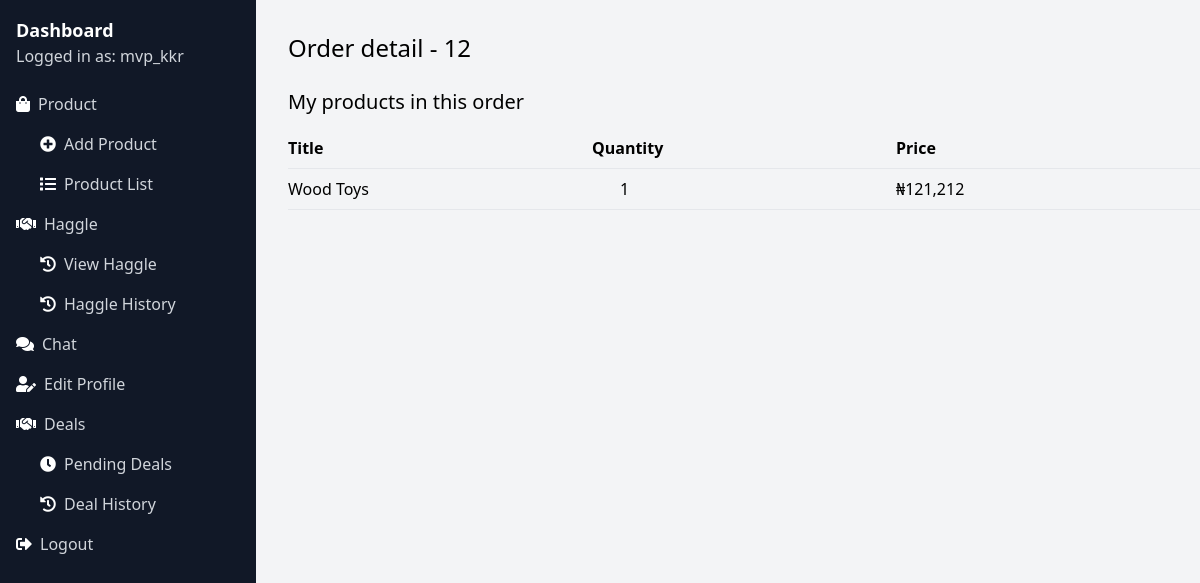
/vendor/my-store/order-detail/12/ (signed in), run on the app's committed database.
### core/models.py (models this page shows, shortened)
class Order(models.Model):
    first_name = models.CharField(max_length=255)
    last_name = models.CharField(max_length=255)
    address = models.CharField(max_length=255)
    paid_amount = models.IntegerField(blank=True, null=True)
    is_paid = models.BooleanField(default=False)
    created_by = models.ForeignKey(User, related_name='orders', on_delete=models.SET_NULL, null=True)
    created_at = models.DateTimeField(auto_now_add=True)
    is_completed = models.BooleanField(default=False)
    date_completed = models.DateTimeField(null=True, blank=True)

class OrderItem(models.Model):
    order = models.ForeignKey(Order, related_name='items', on_delete=models.CASCADE)
    product = models.ForeignKey(Product, related_name='items', on_delete=models.CASCADE)
    price = models.IntegerField()
    quantity = models.IntegerField(default=1)
    is_delivered = models.BooleanField(default=False)
    def get_new_display(self):
        price = self.price * self.quantity
        total_cost_str = str(price)[::-1]
        formatted_cost = ",".join([total_cost_str[i:i+3] for i in range(0, len(total_cost_str), 3)])
        return formatted_cost[::-1]

class Product(models.Model):
    DRAFT = 'draft'
    WAITING_APPROVAL = 'waitingapproval'
    ACTIVE = 'active'
    DELETED = 'deleted'
    STATUS_CHOICES = (
        (DRAFT, 'Draft'),
        (WAITING_APPROVAL, 'Waiting approval'),
        (ACTIVE, 'Active'),
        (DELETED, 'Deleted'),
    )
    user = models.ForeignKey(User, related_name='products', on_delete=models.CASCADE)
    category = models.ForeignKey(Category, related_name='products', on_delete=models.CASCADE)
    title = models.CharField(max_length=50)
    slug = models.SlugField(max_length=50)
    description = models.TextField(blank=True)
    price = models.IntegerField()
    image = models.ImageField(upload_to='uploads/product_images', blank=True, null=True)
    thumbnail = models.ImageField(upload_to='uploads/product_images/thumbnail', blank=True, null=True)
    created_at = models.DateTimeField(auto_now_add=True)
    updated_at = models.DateTimeField(auto_now=True)
    status = models.CharField(max_length=50, choices=STATUS_CHOICES, default=ACTIVE)
    class Meta:
        ordering = ('-created_at',)

### userprofile/views.py (the view)
# urls.py: path('my-store/order-detail/<int:pk>/', views.my_store_order_detail, name='my_store_order_detail'),
@login_required
def my_store_order_detail(request, pk):
    order = get_object_or_404(Order, pk=pk)
    return render(request, 'userprofile/order_detail.html', {
        'order': order
    })

### core/context_processors.py (called while the page is built)
def cart(request):
    return {'cart': Cart(request)}

### userprofile/templates/userprofile/order_detail.html (shortened to what this page needs)
{% extends 'userprofile/base.html' %}
{% block content %}
    <h1 class="mb-6 text-2xl">Order detail - {{ order.id }}</h1>
    <h2 class="mb-3 text-xl">My products in this order</h2>
    <div class="flex flex-wrap border-b border-gray-200 py-2">
        <div class="w-1/3">
            <strong>Title</strong>
        </div>
        <div class="w-1/3">
            <strong>Quantity</strong>
        </div>
        <div class="w-1/3">
            <strong>Price</strong>
        </div>
    </div>
    {% for item in order.items.all %}
        {% if item.product.user == request.user %}
            <div class="flex flex-wrap items-center border-b border-gray-200 py-2">
                <div class="w-1/3">
                    {{ item.product.title }}
                </div>
                <div class="w-1/3 pl-7">
                    {{ item.quantity }}
                </div>
                <div class="w-1/3">
                    ₦{{ item.get_new_display }}
                </div>
            </div>
        {% endif %}
    {% endfor %}
{% endblock %}

### userprofile/templates/userprofile/base.html (shortened to what this page needs)
<!DOCTYPE html>
<html lang="en">
<head>
    <link href="https://cdn.jsdelivr.net/npm/tailwindcss@2.2.19/dist/tailwind.min.css" rel="stylesheet">
    <link rel="stylesheet" href="https://cdnjs.cloudflare.com/ajax/libs/font-awesome/5.15.4/css/all.min.css"
/>
</head>
<body class="bg-gray-100 flex h-screen">
    <div class="w-64 bg-gray-900 overflow-y-auto">
        <div class="py-4">
            <h2 class="text-white text-lg font-semibold px-4"><a href="{% url 'my_store' %}">Dashboard</a></h2>
            <p class="text-gray-300 px-4">Logged in as: {{ request.user.username }}</p>
        </div>
        <ul class="sidebar-menu">
            <li>
                <a href="#" class="block text-gray-300 hover:text-white flex items-center px-4 py-2">
                    <i class="fas fa-shopping-bag text-white mr-2"></i>Product
                </a>
                <ul class="ml-8">
                    <li><a href="{% url 'add_product' %}" class="block text-gray-300 hover:text-white pl-2 py-2"><i class="fas fa-plus-circle text-white mr-2"></i>Add Product</a></li>
                    <li><a href="{% url 'my_products' %}" class="block text-gray-300 hover:text-white pl-2 py-2"><i class="fas fa-list text-white mr-2"></i>Product List</a></li>
                </ul>
            </li>
            <li>
                <a href="#" class="block text-gray-300 hover:text-white flex items-center px-4 py-2">
                    <i class="fas fa-handshake text-white mr-2"></i>Haggle
                </a>
                <ul class="ml-8">
                    <li><a href="{% url 'haggle_view' %}" class="block text-gray-300 hover:text-white pl-2 py-2"><i class="fas fa-history text-white mr-2"></i>View Haggle</a></li>
                    <li><a href="{% url 'haggle_history_artisan' %}" class="block text-gray-300 hover:text-white pl-2 py-2"><i class="fas fa-history text-white mr-2"></i>Haggle History</a></li>
                </ul>
            </li>
            <li><a href="{% url 'my_chats' vendor_username=user.username %}" class="block text-gray-300 hover:text-white flex items-center px-4 py-2"><i class="fas fa-comments text-white mr-2"></i>Chat</a></li>
            <li><a href="{% url 'edit_profile_artisan' %}" class="block text-gray-300 hover:text-white flex items-center px-4 py-2"><i class="fas fa-user-edit text-white mr-2"></i>Edit Profile</a></li>
            <li><a href="#" class="block text-gray-300 hover:text-white flex items-center px-4 py-2"><i class="fas fa-handshake text-white mr-2"></i>Deals</a></li>
            <li><a href="{% url 'my_orders' %}" class="block text-gray-300 hover:text-white pl-10 py-2"><i class="fas fa-clock text-white mr-2"></i>Pending Deals</a></li>
            <li><a href="{% url 'deal_history' %}" class="block text-gray-300 hover:text-white pl-10 py-2"><i class="fas fa-history text-white mr-2"></i>Deal History</a></li>
            <li>
                <form action="{% url 'logout_vendor' %}" method="post">
                    <button type="submit" class="block text-gray-300 hover:text-white flex items-center px-4 py-2"><i class="fas fa-sign-out-alt text-white mr-2"></i>Logout</button>
                </form>
            </li>
        </ul>
    </div>
    <div class="flex-1 overflow-y-auto">
        <div class="container mx-4 px-4 py-8">
            {% block content %}{% endblock %}
        </div>
    </div>
</body>
</html>

### data on the page
Order: id "12"
OrderItem: product "Wood Toys", quantity "1", new "121,212"

### other printed values
{{ request.user.username }} "mvp_kkr"
